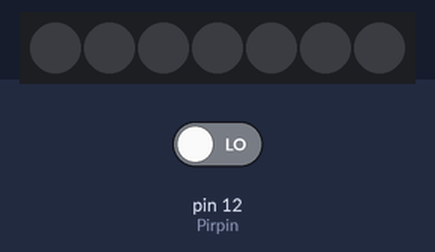
Bench run of a sketch on a simulated Arduino Uno, built with avr-gcc and run on an emulated ATmega328P. On the bench: 7 RGB LEDs in strip order, left to right. The inputs (shaded band) are chosen by the test bench; at power-on: pin 12 (Pirpin) LOW. Dim RGB values are drawn brighter than linear.

Above: at 1.2 s.
1.3 s: pin 12 (Pirpin) driven HIGH
At 2.3 s:
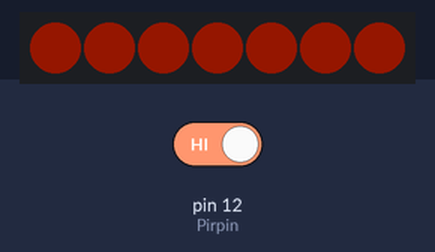
2.8 s: pin 12 (Pirpin) driven LOW
At 4.1 s:
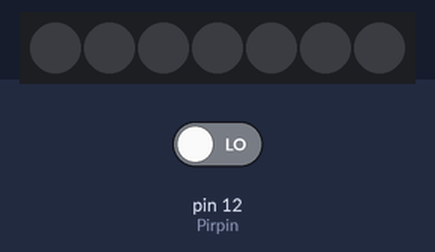
Timing chart, 0 to 5.8 s (numbered marks = the images above; inputs shaded):
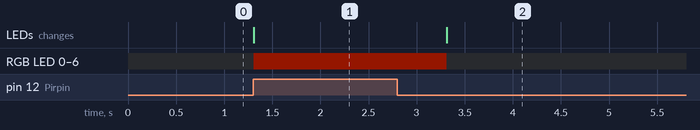

The sketch:

encender_led_pir.ino
```cpp
#include <Adafruit_NeoPixel.h> //incluimos la libreria de neopixeles
#define pin 11 //establecemos la variable pin con el pin 11 del arduino
#define numpixels 7 //los neopixeles que encenderemos
Adafruit_NeoPixel pixels = Adafruit_NeoPixel(numpixels, pin, NEO_GRB + NEO_KHZ800);
//establecemos todo las reglas a pixels
const int Pirpin=12; //nombramos pinpir con el pin 12
int   PirState=LOW;//nombramos un estado en bajo para pirstate
int val=0;

void setup() {
pixels.begin();//iniciamos los neopixeles
pinMode(Pirpin, INPUT);//establecemos pirpin como entrada
Serial.begin(9600);
}
void loop() {
int value=digitalRead(Pirpin);//vemos que estado tenemos si HIGH O LOW
 pixels.setBrightness(20);//establecemos la intencidad de los neopixeles
if(value==HIGH){//sentencia if
for(int i=0; i<7; i++){//vucle for
pixels.setPixelColor(i, 255,39,10);//RGB
pixels.show();
}
delay(1000);//retraso de tiempo de 1 segundo
}
else{//else
for(int i=0; i<7;i++){//vucle for
pixels.setPixelColor(i, 0,0,0);//apagamos los RGB
pixels.show();
}
}
}
```

Measured:
- after the input at 1.3 s, RGB LED 0–6: off → RGB(20, 3, 0) at once; the LEDs: change at once (image 1)
- after the input at 2.8 s, RGB LED 0–6: RGB(20, 3, 0) → off after 0.51 s; the LEDs: change after 0.51 s (image 2)
